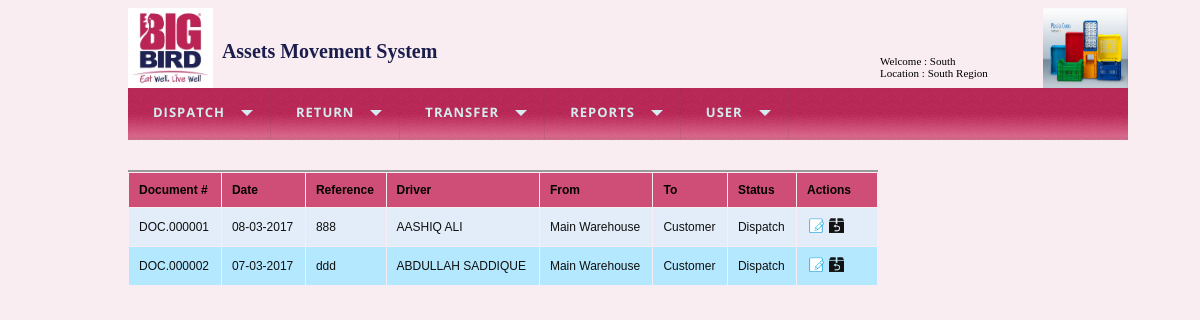
The app's page /list_dispatches.php (signed in) with its own data.
### tables this page shows
CREATE TABLE IF NOT EXISTS `dispatch_main` (
  `id` int(11) NOT NULL AUTO_INCREMENT,
  `doc_no` varchar(10) NOT NULL,
  `reference` varchar(50) NOT NULL,
  `driver` varchar(50) NOT NULL,
  `cdate` date NOT NULL,
  `from_` smallint(6) NOT NULL,
  `to_` smallint(6) NOT NULL,
  `vehicle` varchar(50) NOT NULL,
  `customer` smallint(6) NOT NULL,
  `entry_type` varchar(20) NOT NULL,
  `user_id` smallint(6) NOT NULL,
  `confirmed_by` smallint(6) NOT NULL,
  `created_on` timestamp NOT NULL DEFAULT CURRENT_TIMESTAMP,
  PRIMARY KEY (`id`)
);

CREATE TABLE IF NOT EXISTS `regions` (
  `id` int(11) NOT NULL AUTO_INCREMENT,
  `name` varchar(50) NOT NULL,
  `category` enum('Internal','External') NOT NULL,
  `is_active` tinyint(1) NOT NULL DEFAULT '1',
  PRIMARY KEY (`id`)
);

### includes/database.php (called while the page is built, shortened)
<?php
function getRows($query_string)
{
    $rs=array();
    $queryId = mysql_query($query_string);
    if (! $queryId)
    {
        throwException($query_string);
        return $rs;
    }
    else
    {
        while($row=mysql_fetch_assoc($queryId))
        {
            $rs[]=$row;
        }
        return $rs;
    }
    return $rs;
}
?>

### list_dispatches.php (the view, shortened to what this page needs)
<?php
require_once("includes/phpincludes.php");
$userFilter="";
if(isset($_GET['action']))
	$action=$_GET['action'];
else
	$action="Dispatch";
$lnkConfirm=false;
if($action !="Purchase")
{
	$sql="SELECT dispatch_main.*,regions.name as fromLocation, regionto.name as toLocation FROM dispatch_main
		inner join regions on dispatch_main.from_ = regions.id
		inner join regions regionto on dispatch_main.to_ = regionto.id
		where entry_type='$action' $userFilter
		";
}
else
{
	$sql="SELECT dispatch_main.* ,'' fromLocation, regionto.name as toLocation FROM dispatch_main
		inner join regions regionto on dispatch_main.to_ = regionto.id
		where entry_type='$action'
		";
}
$rows =getRows($sql);
require_once("includes/header.php");
?>
<form name="frmUser" method="post" action="">
    <div style="width:750px;">
    <table border="0" cellpadding="10" cellspacing="1" width="750px" class="tblListForm">
    <tr class="listheader">
    <td>Document #</td>
	<td>Date</td>
	<td>Reference</td>
	<td>Driver</td>
	<td>From </td>
	<td>To</td>
	<td>Status</td>
    <td width="60px">Actions</td>
    </tr>
    <?php
    $i=0;
    foreach($rows as $row) {
    if($i%2==0)
    $classname="evenRow";
    else
    $classname="oddRow";
    ?>
    <tr class="<?php if(isset($classname)) echo $classname;?>">
	<td><?php
		if($row["entry_type"]=="Confirmed" || $row["entry_type"] == "Purchase" || $row["entry_type"] == "Dispatch" )
			echo $row["doc_no"];
		else
			echo "<a href='transferc.php?tid=".$row["id"]."' >". $row["doc_no"] ."</a>";
	?></td>
	<td><?php echo date("d-m-Y",strtotime($row["cdate"])); ?></td>
    <td><?php
		if($lnkConfirm==false)
			echo $row["reference"];
		else
			echo "<a href='transferc.php?tid=".$row["id"]."' >". $row["reference"] ."</a>";
	?></td>
	<td><?php echo $row["driver"]; ?></td>
	<td><?php echo $row["fromLocation"]; ?></td>
	<td><?php echo $row["toLocation"]; ?></td>
	<td><?php echo $row["entry_type"]; ?></td>
    <td>
	<?php if($action =='Dispatch' || $action == 'Return') { ?>
		<a href="edit_dispatch.php?action=<?=$action?>&dId=<?php echo $row["id"]; ?>" class="link"><img  class='link-icon' alt='Edit' title='Edit' src='images/edit.png' width='15px' height='15px' hspace='10' /></a>
	<?php }elseif($action=="Purchase"){ ?>
		<a href="edit_purchase.php?action=<?=$action?>&tId=<?php echo $row["id"]; ?>" class="link"><img class='link-icon'  alt='Edit' title='Edit' src='images/edit.png' width='15px' height='15px' hspace='10' /></a>
	<?php }else{
		if($_SESSION['userId'] == $row['user_id'] && $row["entry_type"] != "Confirmed") {
	?>
		<a href="edit_transfer.php?action=<?=$action?>&tId=<?php echo $row["id"]; ?>" class="link"><img class='link-icon'  alt='Edit' title='Edit' src='images/edit.png' width='15px' height='15px' hspace='10' /></a>
	<?php  } }?>
	<?php if($_SESSION['userId'] == $row['user_id'] && $row["entry_type"] != "Confirmed" && false) { ?>
    <a href="delete_item.php?itemId=<?php echo $row["id"]; ?>"  class="link"><img  class='link-icon' alt='Delete' title='Delete' src='images/delete.png' width='15px' height='15px'hspace='10' /></a>
	<?php } if($action =='Dispatch' ){ ?>
			<a href="dispatch.php?action=Return&dispatchId=<?php echo $row["id"]; ?>" class="link"><img class='link-icon' title='Create Return' src='images/returns.png' width='15px' height='15px' hspace='10' /></a>
	<?php } ?>
	</td>
	</tr>
    <?php
    $i++;
    }
    ?>
    </table>
</form>
</div>

### css/styles.css (style rules this page uses)
body { font-family:Arial; font-size:60% !important; background-color:#F9EDF1; }
.evenRow { background-color: #E2EDF9; font-size:12px; color:#101010; }
.oddRow { background-color: #B3E8FF; font-size:12px; color:#101010; }
.tblListForm { border-top:2px #999999 solid; }
.listheader { background-color: #CE4E77; font-size:12px; font-weight:bold; }
.link { text-decoration:none; color:#5e8fc7; font-size:11px; }
.link-icon { padding:0px 0px 0px 2px; margin:0px; }

### css/jstyles.css (style rules this page uses)
a, .title { color: #b24926; }

### records on screen
dispatch_main: doc_no "DOC.000001", cdate "08-03-2017", reference "888", driver "AASHIQ ALI", regions.name "Main Warehouse", regions.name "Customer", entry_type "Dispatch"
dispatch_main: doc_no "DOC.000002", cdate "07-03-2017", reference "ddd", driver "ABDULLAH SADDIQUE", regions.name "Main Warehouse", regions.name "Customer", entry_type "Dispatch"

### other values on screen
$_SESSION['user'] "South"
$_SESSION['location'] "South Region"
